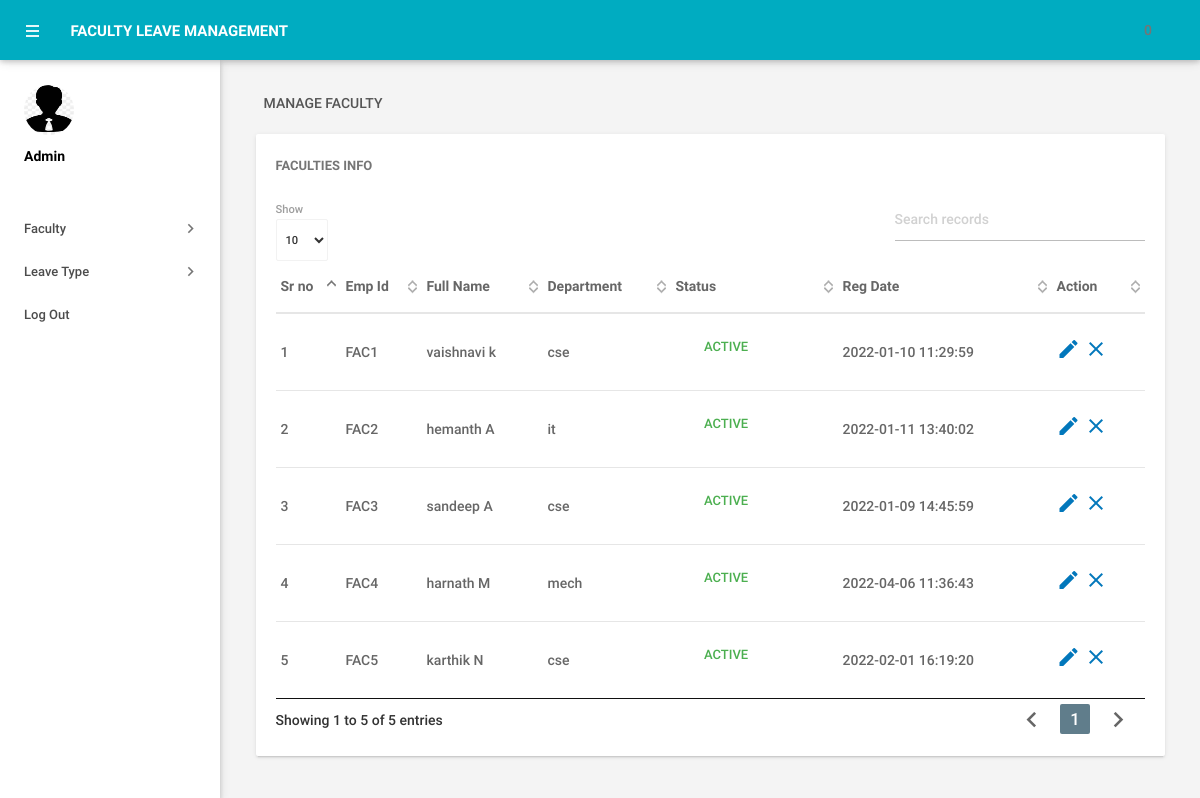
Page /admin/manageemployee.php (signed in) on the committed database.
### tables this page shows
CREATE TABLE IF NOT EXISTS `tblemployees` (
  `id` int(11) NOT NULL,
  `EmpId` varchar(100) NOT NULL,
  `FirstName` varchar(150) NOT NULL,
  `LastName` varchar(150) NOT NULL,
  `EmailId` varchar(200) NOT NULL,
  `Password` varchar(180) NOT NULL,
  `Gender` varchar(100) NOT NULL,
  `Dob` varchar(100) NOT NULL,
  `Department` varchar(255) NOT NULL,
  `Address` varchar(255) NOT NULL,
  `City` varchar(200) NOT NULL,
  `Country` varchar(150) NOT NULL,
  `Phonenumber` char(11) NOT NULL,
  `Status` int(1) NOT NULL,
  `RegDate` timestamp NOT NULL DEFAULT CURRENT_TIMESTAMP
);

### admin/manageemployee.php (the view, shortened to what this page needs)
<?php
include('includes/config.php');
if(strlen($_SESSION['alogin'])==0)
    {
header('location:index.php');
}
else{
 ?>
<!DOCTYPE html>
<html lang="en">
    <head>
        <link type="text/css" rel="stylesheet" href="../assets/plugins/materialize/css/materialize.min.css"/>
        <link href="../assets/plugins/material-preloader/css/materialPreloader.min.css" rel="stylesheet">
        <link href="../assets/plugins/datatables/css/jquery.dataTables.min.css" rel="stylesheet">
        <link href="../assets/css/alpha.min.css" rel="stylesheet" type="text/css"/>
        <link href="../assets/css/custom.css" rel="stylesheet" type="text/css"/>
    </head>
    <body>
       <?php include('includes/header.php');?>
       <?php include('includes/sidebar.php');?>
            <main class="mn-inner">
                <div class="row">
                    <div class="col s12">
                        <div class="page-title">Manage Faculty</div>
                    </div>
                    <div class="col s12 m12 l12">
                        <div class="card">
                            <div class="card-content">
                                <span class="card-title">Faculties Info</span>
                                <table id="example" class="display responsive-table ">
                                    <thead>
                                        <tr>
                                            <th>Sr no</th>
                                            <th>Emp Id</th>
                                            <th>Full Name</th>
                                            <th>Department</th>
                                             <th>Status</th>
                                             <th>Reg Date</th>
                                            <th>Action</th>
                                        </tr>
                                    </thead>
                                    <tbody>
<?php $sql = "SELECT EmpId,FirstName,LastName,Department,Status,RegDate,id from  tblemployees";
$query = $dbh -> prepare($sql);
$query->execute();
$results=$query->fetchAll(PDO::FETCH_OBJ);
$cnt=1;
if($query->rowCount() > 0)
{
foreach($results as $result)
{               ?>
                                        <tr>
                                            <td> <?php echo htmlentities($cnt);?></td>
                                            <td><?php echo htmlentities($result->EmpId);?></td>
                                            <td><?php echo htmlentities($result->FirstName);?>&nbsp;<?php echo htmlentities($result->LastName);?></td>
                                            <td><?php echo htmlentities($result->Department);?></td>
                                             <td><?php $stats=$result->Status;
if($stats){
                                             ?>
                                                 <a class="waves-effect waves-green btn-flat m-b-xs">Active</a>
                                                 <?php } else { ?>
                                                 <a class="waves-effect waves-red btn-flat m-b-xs">Inactive</a>
                                                 <?php } ?>
                                             </td>
                                              <td><?php echo htmlentities($result->RegDate);?></td>
                                            <td><a href="editemployee.php?empid=<?php echo htmlentities($result->id);?>"><i class="material-icons">mode_edit</i></a>
                                        <?php if($result->Status==1)
 {?>
<a href="manageemployee.php?inid=<?php echo htmlentities($result->id);?>" onclick="return confirm('Are you sure you want to inactive this Employe?');"" > <i class="material-icons" title="Inactive">clear</i>
<?php } else {?>
                                            <a href="manageemployee.php?id=<?php echo htmlentities($result->id);?>" onclick="return confirm('Are you sure you want to active this employee?');""><i class="material-icons" title="Active">done</i>
                                            <?php } ?> </td>
                                        </tr>
                                         <?php $cnt++;} }?>
                                    </tbody>
                                </table>
                            </div>
                        </div>
                    </div>
                </div>
            </main>
        </div>
        <div class="left-sidebar-hover"></div>
    </body>
</html>
<?php } ?>

### admin/includes/header.php (shortened to what this page needs)
        <div class="mn-content fixed-sidebar">
            <header class="mn-header navbar-fixed">
                <nav class="cyan darken-1">
                    <div class="nav-wrapper row">
                        <section class="material-design-hamburger navigation-toggle">
                            <a href="#" data-activates="slide-out" class="button-collapse show-on-large material-design-hamburger__icon">
                                <span class="material-design-hamburger__layer"></span>
                            </a>
                        </section>
                        <div class="header-title col s3">
                            <span class="chapter-title">FACULTY LEAVE MANAGEMENT SYSTEM</span>
                        </div>
                        <ul class="right col s9 m3 nav-right-menu">
<?php
$isread=0;
$sql = "SELECT id from tblleaves where IsRead=:isread";
$query = $dbh -> prepare($sql);
$query->bindParam(':isread',$isread,PDO::PARAM_STR);
$query->execute();
$unreadcount=$query->rowCount();?>
                                <span class="badge"><?php echo htmlentities($unreadcount);?></span></a></li>
                        </ul>
                    </div>
                </nav>
            </header>

### admin/includes/sidebar.php (shortened to what this page needs)
<aside id="slide-out" class="side-nav white fixed">
           <div class="side-nav-wrapper">
               <div class="sidebar-profile">
                   <div class="sidebar-profile-image">
                       <img class="circle" alt="">
                   </div>
                   <div class="sidebar-profile-info">
                           <p>Admin</p>
                   </div>
               </div>
           <ul class="sidebar-menu collapsible collapsible-accordion" data-collapsible="accordion">
               <li class="no-padding">
                   <a class="collapsible-header waves-effect waves-grey"><i class="material-icons"></i>Faculty<i class="nav-drop-icon material-icons">keyboard_arrow_right</i></a>
               </li>
               <li class="no-padding">
                   <a class="collapsible-header waves-effect waves-grey"><i class="material-icons"></i>Leave Type<i class="nav-drop-icon material-icons">keyboard_arrow_right</i></a>
               </li>
                   <li class="no-padding">
                           <a class="waves-effect waves-grey" href="logout.php"><i class="material-icons"></i>Log Out</a>
                       </li>
           </ul>
           </div>
       </aside>

### rows in the picture
tblemployees: EmpId "FAC1", FirstName "vaishnavi", LastName "k", Department "cse", Status "ACTIVE", RegDate "2022-01-10 11:29:59"
tblemployees: EmpId "FAC2", FirstName "hemanth", LastName "A", Department "it", Status "ACTIVE", RegDate "2022-01-11 13:40:02"
tblemployees: EmpId "FAC3", FirstName "sandeep", LastName "A", Department "cse", Status "ACTIVE", RegDate "2022-01-09 14:45:59"
tblemployees: EmpId "FAC4", FirstName "harnath", LastName "M", Department "mech", Status "ACTIVE", RegDate "2022-04-06 11:36:43"
tblemployees: EmpId "FAC5", FirstName "karthik", LastName "N", Department "cse", Status "ACTIVE", RegDate "2022-02-01 16:19:20"
